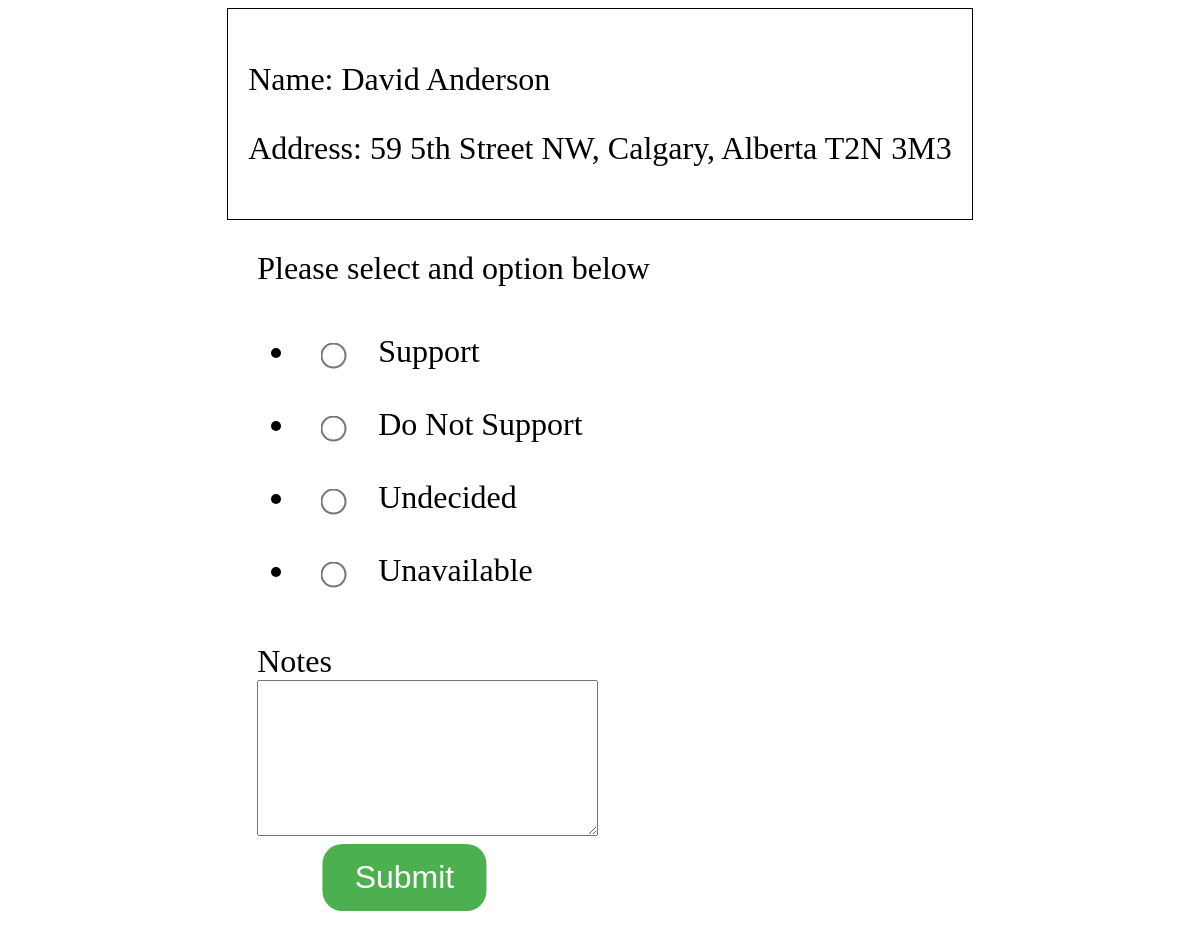
The page /survey/?id=4e8dc030-f8d3-438f-b065-a3273fa1b715 on the database its author committed.
### votehelperapp/models.py (models this page shows)
class Voter(models.Model):
    id = models.UUIDField(primary_key=True, default=uuid.uuid4, editable=False)
    name = models.TextField()
    address = models.TextField()
    neighbourhood = models.TextField(default="", blank=True)
    assignedEmp = models.TextField(default="", blank=True)
    decision = models.CharField(max_length=20, blank=True)
    notes = models.TextField(blank=True)

### votehelperapp/views.py (the view, shortened to what this page needs)
# urls.py: path('survey/', views.survey, name='survey'),
def survey(request):
    form = VoterForm(request.POST or None, request.FILES or None)
    voterId = request.GET.get('id')
    if voterId != None:
        voter = Voter.objects.get(id=voterId)
        form = VoterForm(instance=voter)
    a = Voter.objects.filter(decision=1).count
    context = {'form': form, 'id':voterId, 'voter':voter}
    return render(request, "survey.html", context)

### votehelperapp/forms.py
class VoterForm(forms.ModelForm):
    decision = forms.ChoiceField(choices=CHOICES, widget=forms.RadioSelect())
    class Meta:
        model = Voter
        exclude = ['id', 'name', 'address']
        widgets = {
            "title": TextInput(attrs={
                "class": "form-group form",
            }),
        }

### votehelperapp/templates/survey.html (shortened to what this page needs)
<!DOCTYPE html>
<html lang="en">
<head>
    {% load static %}
    <link rel="stylesheet" type="text/css" href="{% static 'surveystyle.css' %}">
</head>
<body>
    <div class="voterinfo">
        <p>Name: {{ voter.name }}</p>
        <p>Address: {{ voter.address }}</p>
    </div>
    <div class="voteoptions">
        <form method="POST" enctype="multipart/form-data">
            <div class="form-group">
                <label>Please select and option below</label>
                {{ form.decision }}
            </div>
            <div>
                <label>Notes<br></label>
                {{ form.notes }}
            </div>
            <div style="margin-left:auto;margin-right:auto;">
                <button id="submitbutton" type="submit" >Submit</button>
            </div>
        </form>
    </div>
</body>
</html>

### votehelperapp/static/surveystyle.css (style rules this page uses)
html { height: 100%; display: flex; justify-content: center; }
body { width: fit-content; display: block; justify-content: center; font-size: 2em; }
.voterinfo { border-style: solid; border-color: black; border-width: thin; width: fit-content; height: fit-content; padding: 20px; margin-left: auto; margin-right: auto; }
.voteoptions { size: 5em; padding: 30px; }
input[type='radio'] { transform: scale(2); margin: 30px; }
#submitbutton { background-color: #4CAF50; border: none; color: white; padding: 15px 32px; text-align: center; text-decoration: none; display: inline-block; font-size: 1em; border-radius: 20px; transform: translate(40%); }

### rows shown on the page
Voter: name "David Anderson", address "59 5th Street NW, Calgary, Alberta T2N 3M3", decision "☐ Support ☐ Do Not Support ☐ Undecided ☐ Unavailable"
